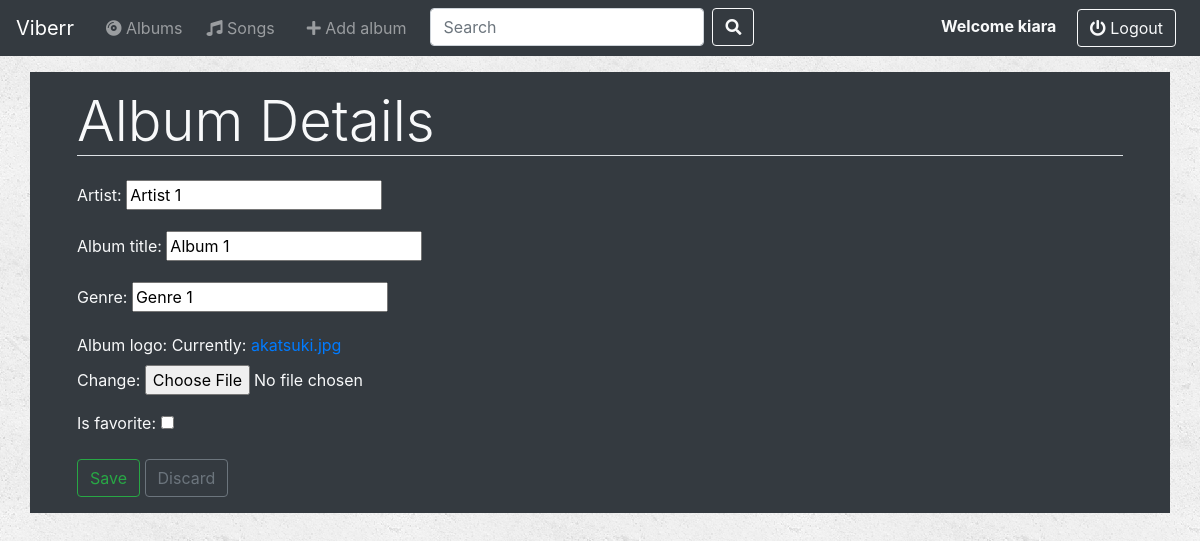
The app's page /music/album/6/update/ (signed in) with its own data.
### music/models.py (models this page shows, shortened)
class Album(models.Model):
    artist = models.CharField(max_length=20)
    album_title = models.CharField(max_length=20)
    genre = models.CharField(max_length=20)
    album_logo = models.FileField()
    is_favorite = models.BooleanField(default=False)

### music/views.py (the view)
# urls.py: path('album/<int:pk>/update/', views.AlbumUpdateView.as_view(), name='album_update'),
class AlbumUpdateView(LoginRequiredMixin, UpdateView):
    model = Album
    template_name = 'music/album_form.html'
    fields = [
        'artist', 'album_title', 'genre', 'album_logo', 'is_favorite'
    ]

### music/templates/music/album_form.html (shortened to what this page needs)
{% extends 'music/base.html' %}
{% block content %}
{% load static %}
<div class="container bg-dark text-light">
    <form action="" method="post">
        <div class="form-group p-3 m-3">
            <h1 class="border-bottom mb-4 display-4">Album Details</h1>
            {{ form.as_p }}
            <button class="btn btn-outline-success" type="submit">Save</button>
            <a class="btn btn-outline-secondary" href="{% url 'music:album_index' %}">Discard</a>
        </div>
    </form>
</div>
{% endblock %}

### music/templates/music/base.html (shortened to what this page needs)
<!DOCTYPE html>
<html lang="en">
<head>
	<link rel="stylesheet" href="https://maxcdn.bootstrapcdn.com/bootstrap/4.5.0/css/bootstrap.min.css">
	<link rel="stylesheet" href="https://use.fontawesome.com/releases/v5.7.0/css/all.css">
	{% load static %}
	<link rel="stylesheet" href="{% static 'music/style.css' %}" type="text/css">
</head>
<body>
<div class="container-fluid p-0 mb-1">
	<nav class="navbar navbar-expand-lg navbar-dark bg-dark">
		<a class="navbar-brand" href="{% url 'music:album_index' %}">
			Viberr
		</a>
		<div class="collapse navbar-collapse" id="navbarSupportedContent">
			<ul class="navbar-nav mr-auto">
				<li class="nav-item ml-2">
					<a class="nav-link" href="{% url 'music:album_index' %}"><i class="fas fa-compact-disc"></i> Albums</a>
				</li>
				<li class="nav-item ml-2">
					<a class="nav-link" href="{% url 'music:song_index' %}"><i class="fas fa-music"></i> Songs</a>
				</li>
				<li class="nav-item ml-3">
					<a class="nav-link" href="{% url 'music:album_create' %}"><i class="fas fa-plus"></i> Add album</a>
				</li>
				<li class="nav-item mr-2">
					<form class="form-inline ml-3 navbar-nav" role="search" method="get" action="">
						<input class="form-control mr-sm-2" type="search" placeholder="Search" aria-label="Search" name="search">
						<button class="btn btn-outline-light my-2 my-sm-0" type="submit"><i class="fas fa-search"></i></button>
					</form>
				</li>
			</ul>
			<ul class="navbar-nav">
				<li class="nav-item mr-2">
					{% if user.is_authenticated %}
						<strong class="text-light">Welcome	{{ user }}</strong>&emsp;
						<a class="btn btn-outline-light" href="{% url 'logout_user' %}"><i class="fas fa-power-off"></i> Logout</a>
					{% else %}
						<div class="btn-group">
							<a href="{% url 'login_user' %}" class="btn btn-outline-light"><i class="fas fa-sign-in-alt"></i> Login</a>
							<a href="{% url 'signup_user' %}" class="btn btn-outline-light"><i class="fas fa-user-plus"></i> Signup</a>
						</div>
					{% endif %}
				</li>
			</ul>
		</div>
	</nav>
</div>
{% block content %}{% endblock %}
</body>
</html>

### music/static/music/style.css (style rules this page uses)
body { background: white url("images/background.png"); }

### records on screen
Album: artist "Artist 1", album_title "Album 1", genre "Genre 1"

### other values on screen
{{ user }} "kiara"
